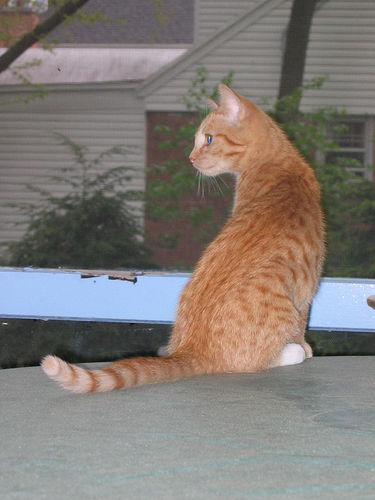
%> input picture GraphCut/cat.jpg, 375 x 500 px
$ octave runThis.m   (GNU Octave 9; MATLAB toolbox functions it lacks are replaced by stand-ins)
%> lines starting %> are read from the running program, lines starting %| are printed output that depends on the picture
% Add path
addpath(genpath('GCmex1.5'));

% Load one of the images
%im = im2double( imread('hokie.jpg') );
im = im2double( imread('cat.jpg') );
% [4 lines of commented-out code are left out]

org_im = im;

H = size(im, 1); W = size(im, 2); K=3;
%> after `H = size(im, 1)`: H = 500
%> after `W = size(im, 2)`: W = 375

%% Load one of the masks
% For cat
load cat_poly

% For flowers1
%poly = [276,406; 151,385;77,296;73,203;279,37;445,76;528,182;514,308;475,330;468,365;287,411;276,406];

% For flowers2
%poly= [136,242;369,45;734,156;830,429; 660,615;91,536;136,242];

% For flowers3
%poly=[107,30;781,20;792,596;101,625;107,30];
%poly=[247,31;80,367;449,631;769,481;781,337;632,111;542,126;445,14;247,31];

% For flowers3
%poly=[218,30;10,195;13,323;212,413;400,370;461,203;374,62;218,30];

%For bus
%poly=[171,143;147,282; 270,295; 626,262; 618,162;245,126; 171,143];
%poly=[157,50;134,187;259,195;609,167;603,65;238,27;157,50];


% For hokie
%poly = [468,4;488,123;514,141;407,183;346,88; 295,86;283,156;348,343;481,294;470,323;258,420;205,404;175,346;114,340;76,516;205,513;245,540;858,420;960,474;1010,412;971,269;1010,233;1009,132;918,69;841,95;791,110;792,139;625,48;468,4];
%poly = [468,4;488,123;514,141;407,183;346,88; 295,86;283,156;342,322; 375,319;383,331;407,311;445,284; 489,279; 489,315; 397,378;   258,420;  205,404;175,346;114,340;76,516;205,513;245,540;858,420;960,474;1010,412;971,269;1010,233;1009,132;918,69;841,95;791,110;792,139;625,48;468,4];

%Phone
%poly=[113,98;35,318;38,340;142,379;166,371;249,135;239,121;139,82;113,98];


%For signboard
%poly=[150,69;144,189;335,192;333,71;150,69];

inbox = poly2mask(poly(:,1), poly(:,2), size(im, 1), size(im,2));
% [4 lines of commented-out code are left out]
im_r=org_im(:,:,1);
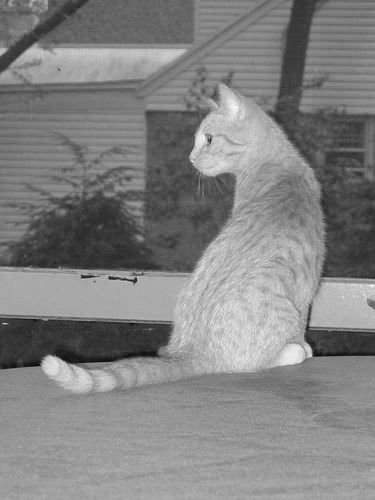
%> im_r: size 500x375 double; min 0.00784, max 0.973, mean 0.509
im_g=org_im(:,:,2);
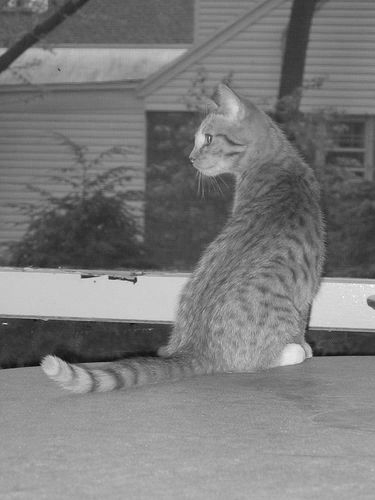
%> im_g: size 500x375 double; min 0.0235, max 0.988, mean 0.483
im_b=org_im(:,:,3);
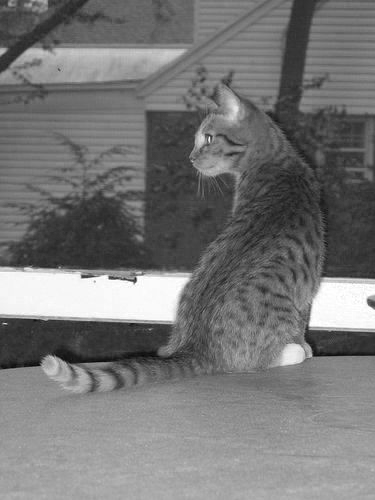
%> im_b: size 500x375 double; min 0.0196, max 1, mean 0.462

im_r_1d=reshape(im_r,[],1);
im_g_1d=reshape(im_g,[],1);
im_b_1d=reshape(im_b,[],1);

% 1) Fit Gaussian mixture model for foreground regions

im_rf=im_r(find(inbox==1));
%> im_rf = 22823 values from 0.122 to 0.957
im_gf=im_g(find(inbox==1));
%> im_gf = 22823 values from 0.188 to 0.91
im_bf=im_b(find(inbox==1));
%> im_bf = 22823 values from 0.106 to 1

im_f=[im_rf,im_gf,im_bf];

GMModel_f = fitgmdist(im_f,5);

% 2) Fit Gaussian mixture model for background regions
im_rb=im_r(find(inbox==0));
%> im_rb = 164677 values from 0.00784 to 0.973
im_gb=im_g(find(inbox==0));
%> im_gb = 164677 values from 0.0235 to 0.988
im_bb=im_b(find(inbox==0));
%> im_bb = 164677 values from 0.0196 to 1

im_b=[im_rb,im_gb,im_bb];

GMModel_b = fitgmdist(im_b,5);

% 3) Prepare the data cost
% - data [Height x Width x 2]
% - data(:,:,1) the cost of assigning pixels to label 1
% - data(:,:,2) the cost of assigning pixels to label 2

data=zeros(H,W,2);

data1=-1*log(pdf(GMModel_f,[im_r_1d,im_g_1d,im_b_1d]));
data2=-1*log(pdf(GMModel_b,[im_r_1d,im_g_1d,im_b_1d]));

data(:,:,1)=reshape(data1,H,W);
data(:,:,2)=reshape(data2,H,W);

% 4) Prepare smoothness cost
% - smoothcost [2 x 2]
% - smoothcost(1, 2) = smoothcost(2,1) => the cost if neighboring pixels do not have the same label
smoothcost=[0,10;10,0];

% 5) Prepare contrast sensitive cost
% - vC: [Height x Width]: vC = 2-exp(-gy/(2*sigma));
% - hC: [Height x Width]: hC  = 2-exp(-gx/(2*sigma));

[Gx_r, Gy_r] = imgradientxy(im(:,:,1));
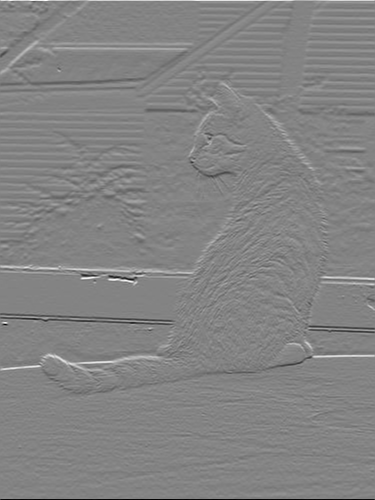
%> Gy_r: size 500x375 double; min -2.7, max 2.53, mean 0.00182; drawn with min black and max white
[Gx_g, Gy_g] = imgradientxy(im(:,:,2));
[Gx_b, Gy_b] = imgradientxy(im(:,:,3));

gx=sqrt(Gx_r.^2+Gx_g.^2+Gx_b.^2);
gy=sqrt(Gy_r.^2+Gy_g.^2+Gy_b.^2);
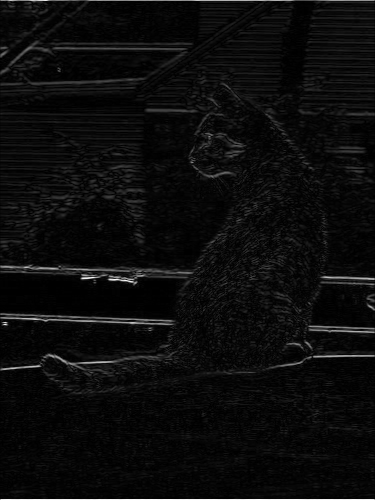
%> gy: size 500x375 double; min 0, max 4.73, mean 0.229; drawn with min black and max white

sigma=1;
vC = 2-exp(-gy/(2*sigma));
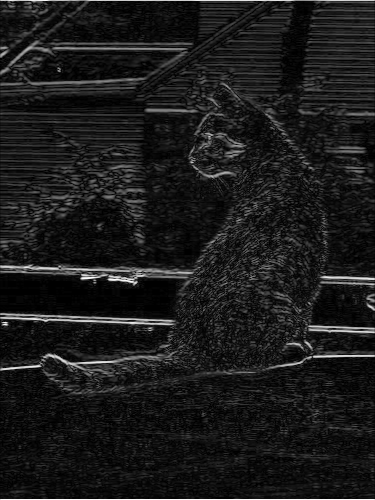
%> vC: size 500x375 double; min 1, max 1.91, mean 1.1; drawn with min black and max white
hC  = 2-exp(-gx/(2*sigma));
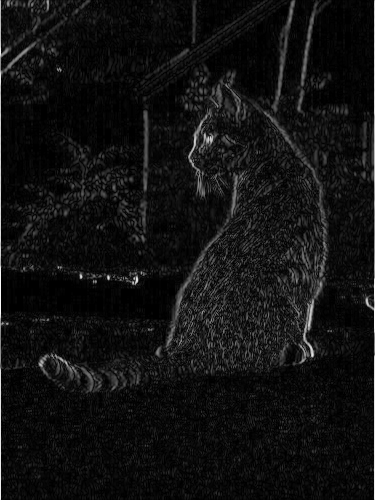
%> hC: size 500x375 double; min 1, max 1.96, mean 1.07; drawn with min black and max white

% 6) Solve the labeling using graph cut
% - Check the function GraphCut
%> (the run ends here)
